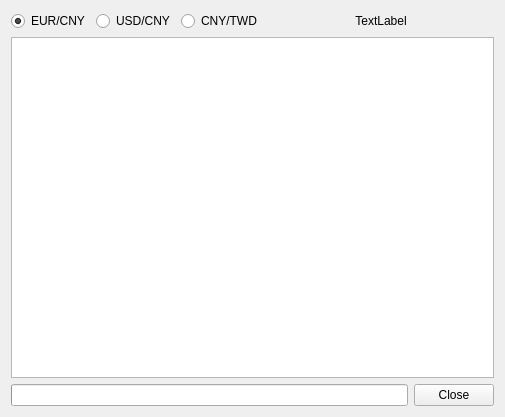
<?xml version="1.0" encoding="UTF-8"?>
<ui version="4.0">
 <class>webContent</class>
 <widget class="QWidget" name="webContent">
  <property name="geometry">
   <rect>
    <x>0</x>
    <y>0</y>
    <width>505</width>
    <height>417</height>
   </rect>
  </property>
  <property name="windowTitle">
   <string>Currency Exchange</string>
  </property>
  <layout class="QVBoxLayout" name="verticalLayout">
   <item>
    <layout class="QHBoxLayout" name="horizontalLayout_3">
     <item>
      <layout class="QHBoxLayout" name="horizontalLayout_2">
       <item>
        <widget class="QRadioButton" name="euroButton">
         <property name="text">
          <string>EUR/CNY</string>
         </property>
         <property name="checked">
          <bool>true</bool>
         </property>
        </widget>
       </item>
       <item>
        <widget class="QRadioButton" name="usdButton">
         <property name="text">
          <string>USD/CNY</string>
         </property>
        </widget>
       </item>
       <item>
        <widget class="QRadioButton" name="twdButton">
         <property name="text">
          <string>CNY/TWD</string>
         </property>
        </widget>
       </item>
      </layout>
     </item>
     <item>
      <widget class="QLabel" name="textLabel">
       <property name="layoutDirection">
        <enum>Qt::LeftToRight</enum>
       </property>
       <property name="text">
        <string>TextLabel</string>
       </property>
       <property name="alignment">
        <set>Qt::AlignCenter</set>
       </property>
      </widget>
     </item>
    </layout>
   </item>
   <item>
    <widget class="QTextEdit" name="textContent">
     <property name="readOnly">
      <bool>true</bool>
     </property>
    </widget>
   </item>
   <item>
    <layout class="QHBoxLayout" name="horizontalLayout">
     <item>
      <widget class="QProgressBar" name="progressBar">
       <property name="value">
        <number>0</number>
       </property>
       <property name="textVisible">
        <bool>false</bool>
       </property>
      </widget>
     </item>
     <item>
      <widget class="QPushButton" name="closeButton">
       <property name="text">
        <string>Close</string>
       </property>
      </widget>
     </item>
    </layout>
   </item>
  </layout>
 </widget>
 <layoutdefault spacing="6" margin="11"/>
 <tabstops>
  <tabstop>euroButton</tabstop>
  <tabstop>usdButton</tabstop>
  <tabstop>twdButton</tabstop>
  <tabstop>textContent</tabstop>
  <tabstop>closeButton</tabstop>
 </tabstops>
 <resources/>
 <connections>
  <connection>
   <sender>closeButton</sender>
   <signal>clicked(bool)</signal>
   <receiver>webContent</receiver>
   <slot>close()</slot>
   <hints>
    <hint type="sourcelabel">
     <x>468</x>
     <y>389</y>
    </hint>
    <hint type="destinationlabel">
     <x>501</x>
     <y>345</y>
    </hint>
   </hints>
  </connection>
 </connections>
</ui>
